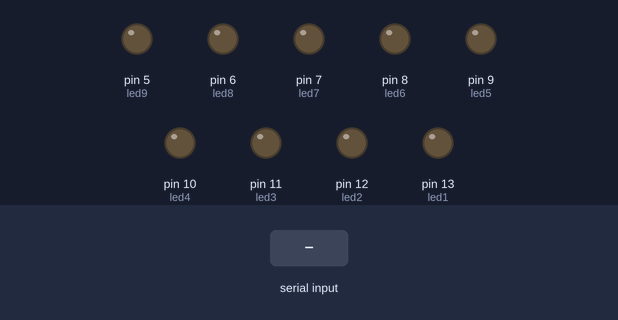
The sketch below on a simulated Arduino Uno, built with avr-gcc and run on an emulated ATmega328P. On the bench: output pins drawn as LEDs (lit = HIGH). The inputs (shaded band) are chosen by the test bench.

Above: at 1.2 s.
1.3 s: "9" received over Serial
At 1.7 s:
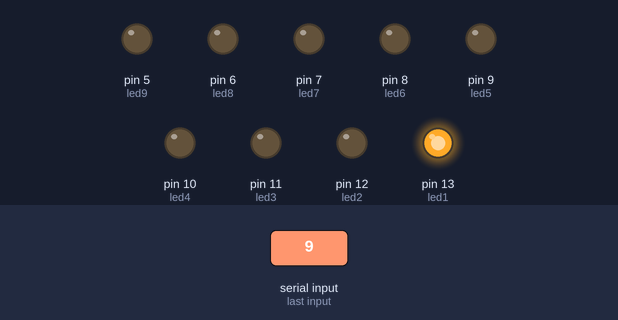
2.8 s: byte 52 ('4') received over Serial
At 4.0 s:
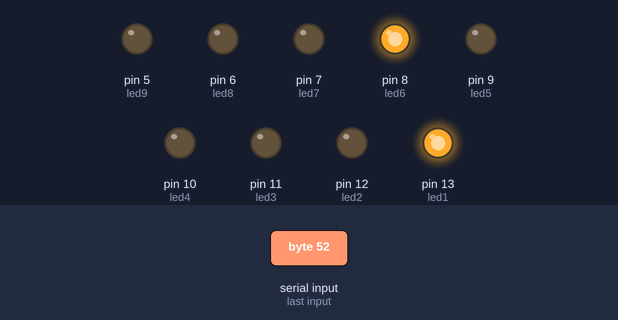
4.3 s: byte 51 ('3') received over Serial
At 5.1 s:
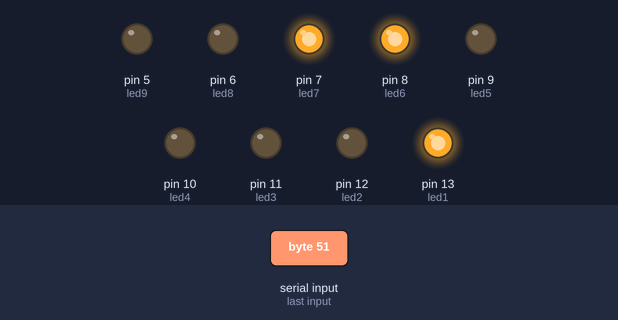
5.8 s: byte 100 ('d') received over Serial
At 6.3 s:
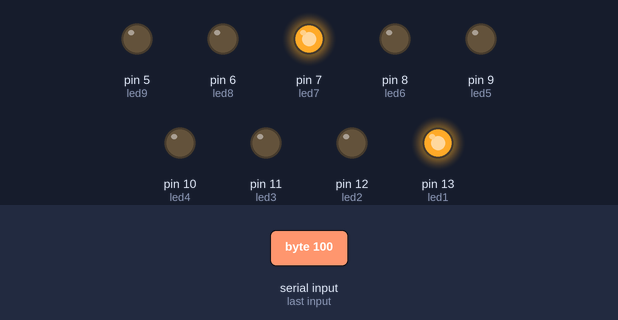
7.3 s: byte 50 ('2') received over Serial
At 8.5 s:
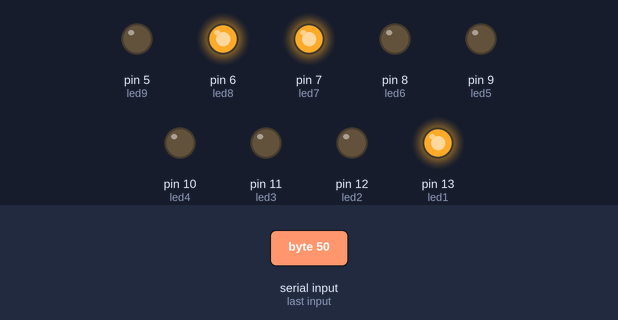
8.8 s: byte 99 ('c') received over Serial
At 9.8 s:
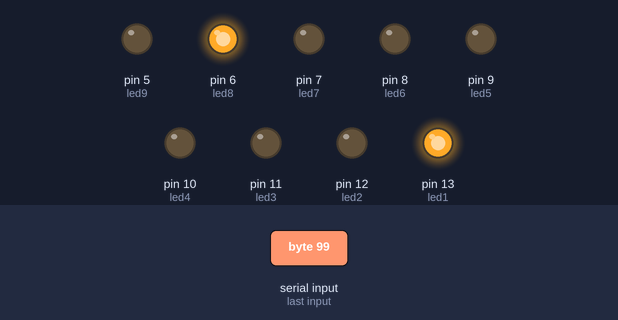
Timing chart, 0 to 11.3 s (numbered marks = the images above; inputs shaded):
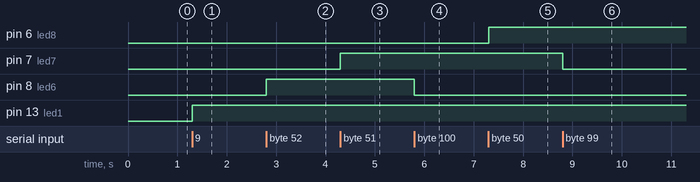

The sketch:

sketch_dec15a.ino
```cpp
int led1=13;
 int led2=12;
 int led3=11;
 int led4=10;
 int led5=9;
 int led6=8;
 int led7=7;
 int led8=6;
 int led9=5;

void setup() {
  pinMode(led1, OUTPUT);
  pinMode(led2, OUTPUT);
  pinMode(led3, OUTPUT);
  pinMode(led4, OUTPUT);
  pinMode(led5, OUTPUT);
  pinMode(led6, OUTPUT);
  pinMode(led7, OUTPUT);
  pinMode(led8, OUTPUT);
  pinMode(led9, OUTPUT);
Serial.begin(9600);

}

void loop() {
  if(Serial.available()){
    int a=Serial.read();

    if(a== '9')
      digitalWrite(led1, HIGH);

    if(a== 'i')
      digitalWrite(led1, LOW);
    if(a== '8')
      digitalWrite(led2, HIGH);

       if(a== 'h')
      digitalWrite(led2, LOW);
    if(a== '7')
      digitalWrite(led3, HIGH);

      if(a== 'g')
      digitalWrite(led3, LOW);

    if(a== '6')
      digitalWrite(led4, HIGH);

      if(a== 'f')
      digitalWrite(led4, LOW);
    if(a== '5')
      digitalWrite(led5, HIGH);

      if(a== 'e')
      digitalWrite(led5, LOW);
    if(a== '4')
      digitalWrite(led6, HIGH);

     if(a== 'd')
      digitalWrite(led6, LOW);
    if(a== '3')
      digitalWrite(led7, HIGH);

        if(a== 'c')
      digitalWrite(led7, LOW);
    if(a== '2')
      digitalWrite(led8, HIGH);

       if(a== 'b')
      digitalWrite(led8, LOW);
    if(a== '1')
      digitalWrite(led9, HIGH);

      if(a== 'a')

          digitalWrite(led9, LOW);
  }}
```

Measured:
- after the input at 1.3 s, pin 13 (led1): LOW → HIGH at once
- after the input at 2.8 s, pin 8 (led6): LOW → HIGH at once
- after the input at 4.3 s, pin 7 (led7): LOW → HIGH at once
- after the input at 5.8 s, pin 8 (led6): HIGH → LOW at once
- after the input at 7.3 s, pin 6 (led8): LOW → HIGH at once
- after the input at 8.8 s, pin 7 (led7): HIGH → LOW at once
